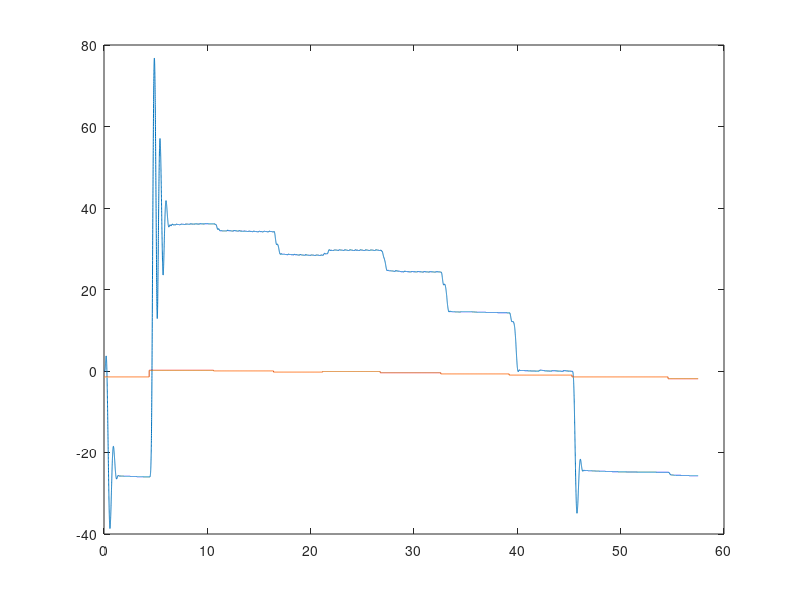

Source code (MATLAB):
clc; clear all;
load('input_signal.mat')
load('encoder_reading.mat')

t = encoder_readings(1,:);
enc = encoder_readings(2,:);
inp = input_voltage_readings(2,:);

plot(t,enc,t,inp)